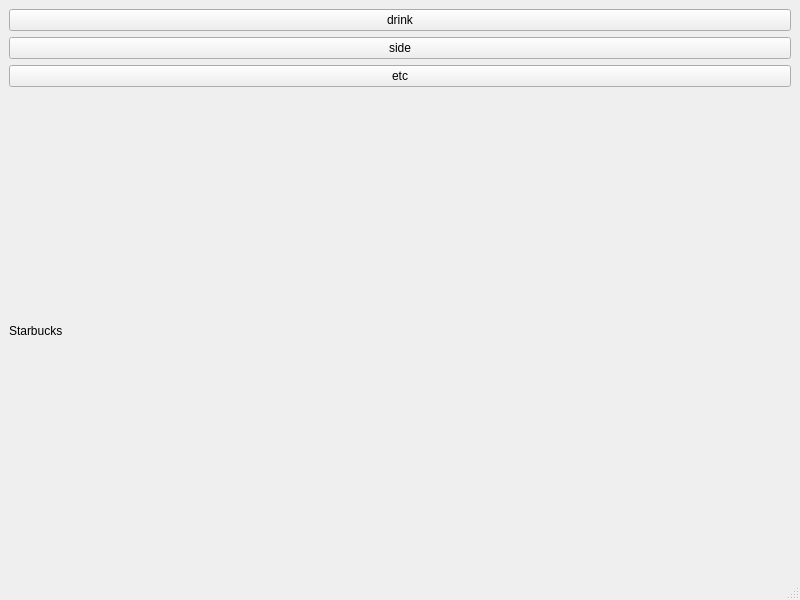
<?xml version="1.0" encoding="UTF-8"?>
<ui version="4.0">
 <class>MainWindow</class>
 <widget class="QMainWindow" name="MainWindow">
  <property name="geometry">
   <rect>
    <x>0</x>
    <y>0</y>
    <width>800</width>
    <height>600</height>
   </rect>
  </property>
  <property name="windowTitle">
   <string>MainWindow</string>
  </property>
  <widget class="QWidget" name="centralwidget">
   <layout class="QVBoxLayout" name="verticalLayout">
    <item>
     <layout class="QVBoxLayout" name="verticalLayout_3">
      <item>
       <widget class="QPushButton" name="pushButton_2">
        <property name="text">
         <string>drink</string>
        </property>
       </widget>
      </item>
      <item>
       <widget class="QPushButton" name="pushButton_3">
        <property name="text">
         <string>side</string>
        </property>
       </widget>
      </item>
      <item>
       <widget class="QPushButton" name="pushButton">
        <property name="text">
         <string>etc</string>
        </property>
       </widget>
      </item>
     </layout>
    </item>
    <item>
     <widget class="QLabel" name="label">
      <property name="text">
       <string>Starbucks</string>
      </property>
     </widget>
    </item>
   </layout>
  </widget>
  <widget class="QMenuBar" name="menubar">
   <property name="geometry">
    <rect>
     <x>0</x>
     <y>0</y>
     <width>800</width>
     <height>24</height>
    </rect>
   </property>
  </widget>
  <widget class="QStatusBar" name="statusbar"/>
 </widget>
 <resources/>
 <connections/>
</ui>
